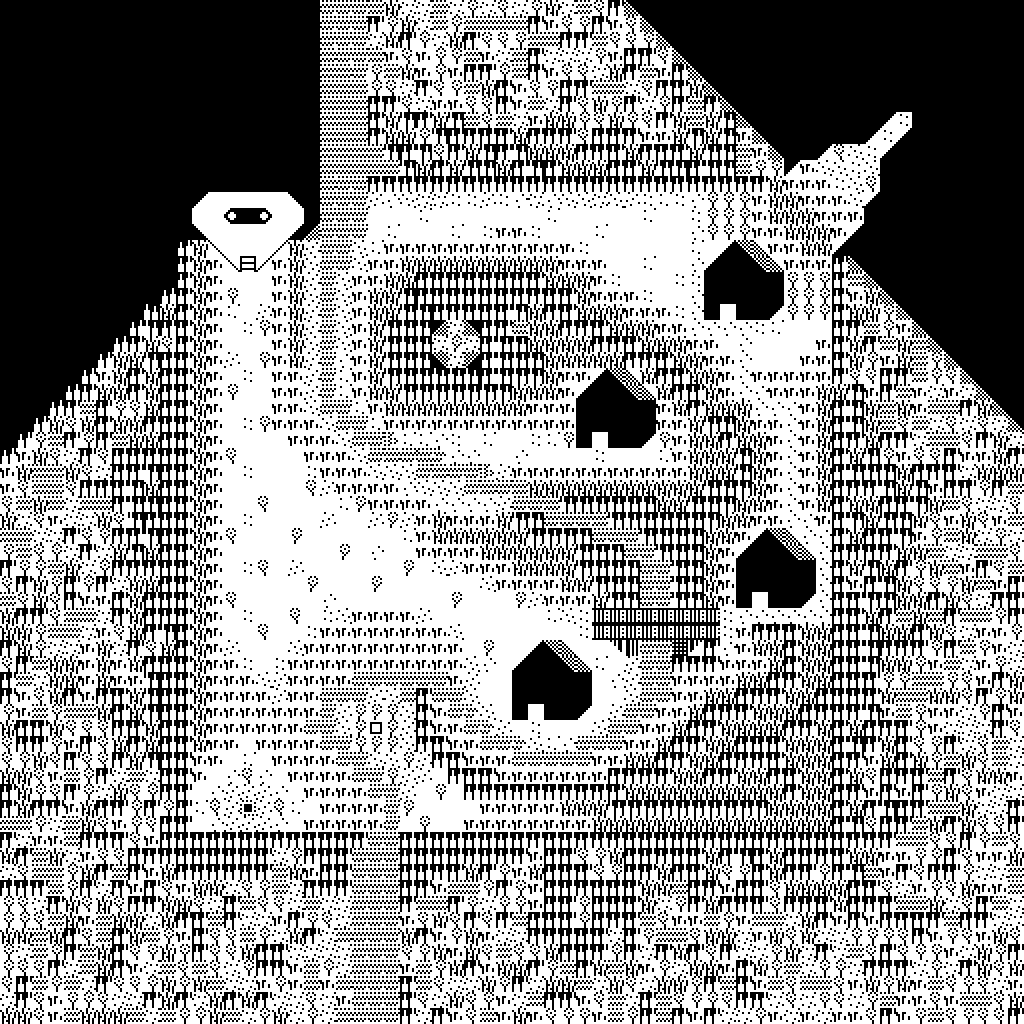

This is a level from a 2D game, rendered from its Tiled map with the project's own tilesets. A one-line summary and the map file follow, with tile-layer data summarised:
An orthogonal 64x64 tile map with 16x16 px tiles, 2 tile layers (background, blocked) and 12 objects (3x house1, player, return, door, cat, ...).

<map version="1.0" tiledversion="1.1.5" orientation="orthogonal" renderorder="right-down" width="64" height="64" tilewidth="16" tileheight="16" infinite="0" nextobjectid="37">
 <tileset firstgid="1" name="map_tileset" tilewidth="16" tileheight="16" tilecount="180" columns="20">
  <image source="../images/tileset3s.png" width="320" height="144" />
  <tile id="60">
   <animation>
    <frame tileid="25" duration="200" />
    <frame tileid="153" duration="200" />
   </animation>
  </tile>
  <tile id="115">
   <animation>
    <frame tileid="115" duration="300" />
    <frame tileid="116" duration="400" />
   </animation>
  </tile>
  <tile id="117">
   <animation>
    <frame tileid="117" duration="500" />
    <frame tileid="118" duration="500" />
   </animation>
  </tile>
  <tile id="119">
   <animation>
    <frame tileid="119" duration="300" />
    <frame tileid="120" duration="300" />
   </animation>
  </tile>
  <tile id="121">
   <animation>
    <frame tileid="121" duration="200" />
    <frame tileid="122" duration="200" />
   </animation>
  </tile>
  <tile id="125">
   <animation>
    <frame tileid="125" duration="400" />
    <frame tileid="126" duration="500" />
   </animation>
  </tile>
  <tile id="127">
   <animation>
    <frame tileid="127" duration="500" />
    <frame tileid="128" duration="600" />
   </animation>
  </tile>
  <tile id="129">
   <animation>
    <frame tileid="129" duration="400" />
    <frame tileid="130" duration="300" />
   </animation>
  </tile>
  <tile id="131">
   <animation>
    <frame tileid="131" duration="800" />
    <frame tileid="132" duration="800" />
   </animation>
  </tile>
  <tile id="133">
   <animation>
    <frame tileid="133" duration="700" />
    <frame tileid="134" duration="900" />
   </animation>
  </tile>
 </tileset>
 <layer name="background" width="64" height="64">
  <properties>
   <property name="tileset" value="map_tileset" />
  </properties>
  <data>[4096 cells, 3952 non-empty, 22 distinct tile ids]</data>
 </layer>
 <layer name="blocked" width="64" height="64">
  <properties>
   <property name="collision" type="bool" value="true" />
   <property name="tileset" value="map_tileset" />
  </properties>
  <data>[4096 cells, 2898 non-empty, 29 distinct tile ids]</data>
 </layer>
 <objectgroup name="objects">
  <properties>
   <property name="tileset" value="map_tileset" />
  </properties>
  <object id="1" name="player" type="player" x="880" y="128" width="16" height="16">
   <properties>
    <property name="group" value="players" />
    <property name="texture" value="player_spritesheet" />
    <property name="walking_speed" value="200" />
   </properties>
  </object>
  <object id="9" name="return" type="return" x="240" y="800" width="16" height="16">
   <properties>
    <property name="group" value="returns" />
    <property name="previous_level" value="act1b" />
   </properties>
  </object>
  <object id="10" name="door" type="door" x="904" y="104" width="16" height="16">
   <properties>
    <property name="group" value="doors" />
    <property name="next_level" value="act3" />
   </properties>
  </object>
  <object id="19" name="cat7" type="cat" x="816" y="720" width="16" height="16">
   <properties>
    <property name="group" value="cats" />
    <property name="message" value="cat7_message" />
    <property name="texture" value="cat_spritesheet" />
   </properties>
  </object>
  <object id="20" name="sign" type="sign" x="272" y="464" width="16" height="16">
   <properties>
    <property name="group" value="npcs" />
    <property name="message" value="sign2_message" />
    <property name="texture" value="sign_spritesheet" />
   </properties>
  </object>
  <object id="12" name="flute" type="flute" x="368" y="720" width="16" height="16">
   <properties>
    <property name="collected" type="bool" value="false" />
    <property name="group" value="items" />
    <property name="message" value="flute_message" />
    <property name="texture" value="flute_spritesheet" />
   </properties>
  </object>
  <object id="30" name="house1" type="house1" x="528" y="704" width="16" height="16">
   <properties>
    <property name="group" value="npcs" />
    <property name="message" value="house1_message" />
    <property name="texture" value="house1_spritesheet" />
   </properties>
  </object>
  <object id="31" name="house2" type="house1" x="752" y="592" width="16" height="16">
   <properties>
    <property name="group" value="npcs" />
    <property name="message" value="house2_message" />
    <property name="texture" value="house1_spritesheet" />
   </properties>
  </object>
  <object id="32" name="house3" type="house1" x="720" y="304" width="16" height="16">
   <properties>
    <property name="group" value="npcs" />
    <property name="message" value="house3_message" />
    <property name="texture" value="house1_spritesheet" />
   </properties>
  </object>
  <object id="33" name="house4" type="house4" x="592" y="432" width="16" height="16">
   <properties>
    <property name="group" value="npcs" />
    <property name="message" value="house4_message" />
    <property name="texture" value="house4_spritesheet" />
   </properties>
  </object>
  <object id="34" name="water" type="water" x="368" y="208" width="16" height="16">
   <properties>
    <property name="group" value="npcs" />
    <property name="message" value="water_message" />
    <property name="texture" value="water_spritesheet" />
   </properties>
  </object>
  <object id="36" name="cap" type="cap" x="528" y="304" width="16" height="16">
   <properties>
    <property name="collected" type="bool" value="false" />
    <property name="group" value="items" />
    <property name="message" value="cap_message" />
    <property name="texture" value="cap_spritesheet" />
   </properties>
  </object>
 </objectgroup>
</map>
